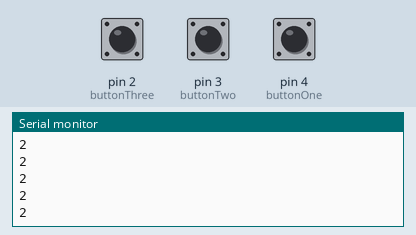
This sketch was run on a simulated Arduino Uno, built with avr-gcc and run on an emulated ATmega328P. Parts: the last lines printed to the serial monitor. The test bench sets the inputs (shaded band); at power-on: pin 3 (buttonTwo) LOW, pin 4 (buttonOne) HIGH, pin 2 (buttonThree) LOW.

Above: at 1.2 s.
1.3 s: pin 3 (buttonTwo) pulled HIGH for 0.25 s
At 1.56 s:
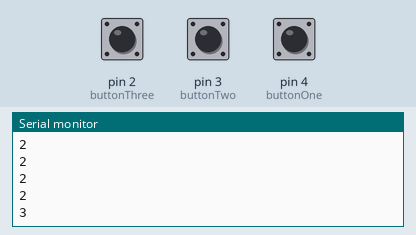
3.0 s: pin 4 (buttonOne) pulled LOW for 0.25 s
At 3.16 s:
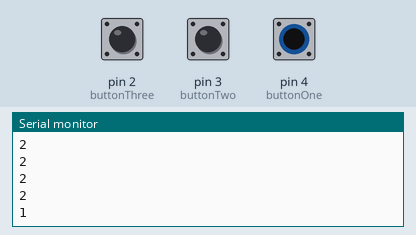
Timing chart, 0 to 6.0 s (numbered marks = the images above; inputs shaded):
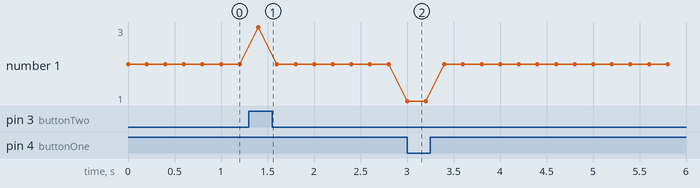

Measured:
- after the input at 1.3 s, the serial monitor: prints a new line after 0.10 s (image 1)
- after the input at 3.0 s, the serial monitor: prints a new line at once (image 2)

The sketch:

Arduino_Stellar_Chaos_PODIUM.ino
```cpp
int buttonOne = 4;
int buttonTwo = 3;
int buttonThree = 2;

void setup() {
  pinMode(buttonOne, INPUT);
  pinMode(buttonTwo, INPUT);
  pinMode(buttonThree, INPUT);

  Serial.begin(9600);
}

// Serial Writing/Reading with help of ChatGPT
void loop() {
  if (digitalRead(buttonOne) == LOW) {
    Serial.println(1);
    delay(200);
  } else if (digitalRead(buttonTwo) == LOW) {
    Serial.println(2);
    delay(200);
  } else if (digitalRead(buttonThree) == LOW) {
    Serial.println(3);
    delay(200);
  }
}
```
